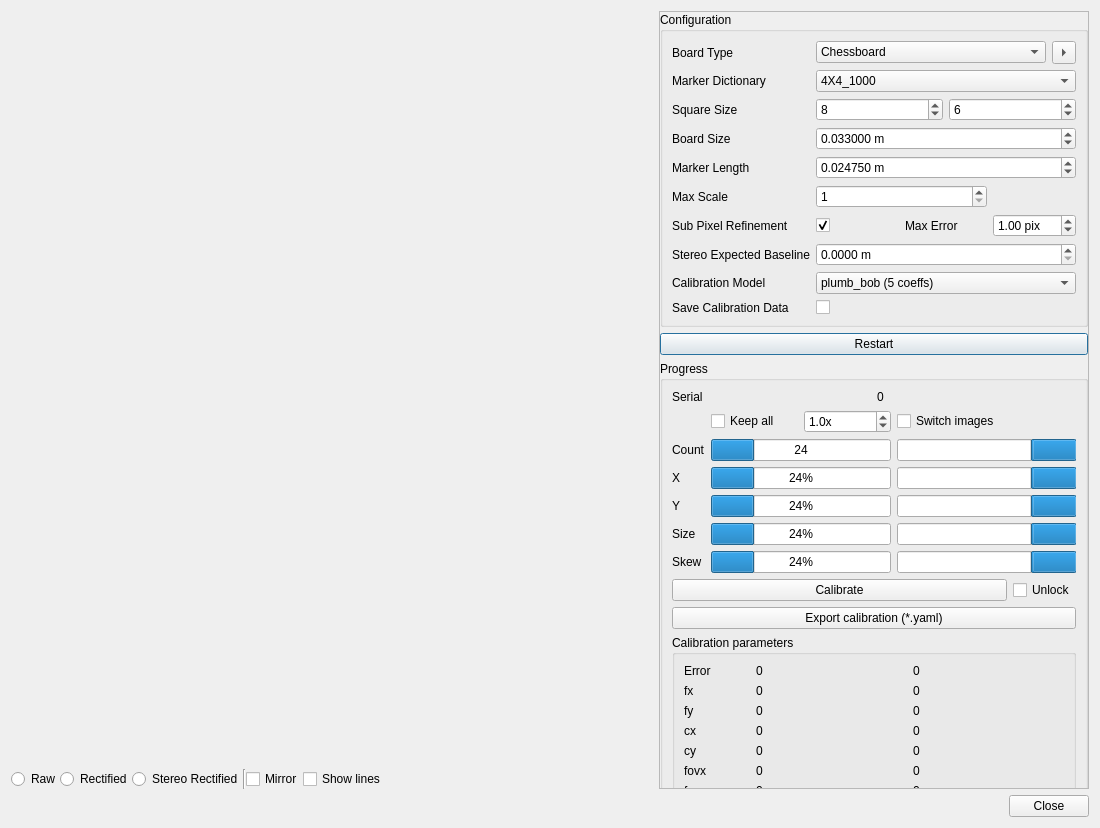
<?xml version="1.0" encoding="UTF-8"?>
<ui version="4.0">
 <class>calibrationDialog</class>
 <widget class="QDialog" name="calibrationDialog">
  <property name="geometry">
   <rect>
    <x>0</x>
    <y>0</y>
    <width>1100</width>
    <height>828</height>
   </rect>
  </property>
  <property name="windowTitle">
   <string>Dialog</string>
  </property>
  <layout class="QVBoxLayout" name="verticalLayout_5">
   <item>
    <layout class="QHBoxLayout" name="horizontalLayout_4" stretch="1,0">
     <item>
      <layout class="QVBoxLayout" name="verticalLayout_4">
       <property name="spacing">
        <number>0</number>
       </property>
       <item>
        <layout class="QHBoxLayout" name="horizontalLayout_3">
         <property name="spacing">
          <number>0</number>
         </property>
         <item>
          <layout class="QVBoxLayout" name="verticalLayout_2" stretch="0,1">
           <property name="spacing">
            <number>0</number>
           </property>
           <item>
            <widget class="QLabel" name="label_left">
             <property name="text">
              <string/>
             </property>
             <property name="alignment">
              <set>Qt::AlignCenter</set>
             </property>
            </widget>
           </item>
           <item>
            <widget class="UImageView" name="image_view" native="true"/>
           </item>
          </layout>
         </item>
         <item>
          <layout class="QVBoxLayout" name="verticalLayout_3" stretch="0,1">
           <property name="spacing">
            <number>0</number>
           </property>
           <item>
            <widget class="QLabel" name="label_right">
             <property name="text">
              <string/>
             </property>
             <property name="alignment">
              <set>Qt::AlignCenter</set>
             </property>
            </widget>
           </item>
           <item>
            <widget class="UImageView" name="image_view_2" native="true"/>
           </item>
          </layout>
         </item>
        </layout>
       </item>
       <item>
        <layout class="QHBoxLayout" name="horizontalLayout_2">
         <item>
          <widget class="QRadioButton" name="radioButton_raw">
           <property name="text">
            <string>Raw</string>
           </property>
          </widget>
         </item>
         <item>
          <widget class="QRadioButton" name="radioButton_rectified">
           <property name="text">
            <string>Rectified</string>
           </property>
          </widget>
         </item>
         <item>
          <widget class="QRadioButton" name="radioButton_stereoRectified">
           <property name="text">
            <string>Stereo Rectified</string>
           </property>
          </widget>
         </item>
         <item>
          <widget class="Line" name="line">
           <property name="orientation">
            <enum>Qt::Vertical</enum>
           </property>
          </widget>
         </item>
         <item>
          <widget class="QCheckBox" name="checkBox_mirror">
           <property name="text">
            <string>Mirror</string>
           </property>
          </widget>
         </item>
         <item>
          <widget class="QCheckBox" name="checkBox_showHorizontalLines">
           <property name="text">
            <string>Show lines</string>
           </property>
          </widget>
         </item>
         <item>
          <spacer name="horizontalSpacer">
           <property name="orientation">
            <enum>Qt::Horizontal</enum>
           </property>
           <property name="sizeHint" stdset="0">
            <size>
             <width>40</width>
             <height>20</height>
            </size>
           </property>
          </spacer>
         </item>
        </layout>
       </item>
      </layout>
     </item>
     <item>
      <widget class="QScrollArea" name="scrollArea">
       <property name="verticalScrollBarPolicy">
        <enum>Qt::ScrollBarAlwaysOff</enum>
       </property>
       <property name="horizontalScrollBarPolicy">
        <enum>Qt::ScrollBarAlwaysOff</enum>
       </property>
       <property name="widgetResizable">
        <bool>false</bool>
       </property>
       <widget class="QWidget" name="scrollAreaWidgetContents">
        <property name="geometry">
         <rect>
          <x>0</x>
          <y>0</y>
          <width>428</width>
          <height>1070</height>
         </rect>
        </property>
        <layout class="QVBoxLayout" name="verticalLayout">
         <property name="leftMargin">
          <number>0</number>
         </property>
         <property name="topMargin">
          <number>0</number>
         </property>
         <property name="rightMargin">
          <number>0</number>
         </property>
         <property name="bottomMargin">
          <number>0</number>
         </property>
         <item>
          <widget class="QGroupBox" name="groupBox">
           <property name="title">
            <string>Configuration</string>
           </property>
           <layout class="QGridLayout" name="gridLayout_3">
            <item row="0" column="0">
             <widget class="QLabel" name="label_13">
              <property name="toolTip">
               <string>Number of inner squares on the board</string>
              </property>
              <property name="text">
               <string>Board Type</string>
              </property>
             </widget>
            </item>
            <item row="0" column="2" colspan="3">
             <layout class="QHBoxLayout" name="horizontalLayout_7">
              <item>
               <widget class="QComboBox" name="comboBox_board_type">
                <property name="toolTip">
                 <string>&lt;html&gt;&lt;head/&gt;&lt;body&gt;&lt;p&gt;Legacy setting creates chessboard patterns starting with a white box in the upper left corner if there is an even row count of chessboard boxes, otherwise it starts with a black box. This setting ensures compatibility to patterns created with OpenCV versions prior OpenCV 4.7.0.&lt;/p&gt;&lt;/body&gt;&lt;/html&gt;</string>
                </property>
                <item>
                 <property name="text">
                  <string>Chessboard</string>
                 </property>
                </item>
                <item>
                 <property name="text">
                  <string>ChArUco Board Legacy</string>
                 </property>
                </item>
                <item>
                 <property name="text">
                  <string>ChArUco Board</string>
                 </property>
                </item>
               </widget>
              </item>
              <item>
               <widget class="QToolButton" name="toolButton_generateBoard">
                <property name="toolTip">
                 <string>Generate image of the board</string>
                </property>
                <property name="text">
                 <string>...</string>
                </property>
                <property name="autoRaise">
                 <bool>false</bool>
                </property>
                <property name="arrowType">
                 <enum>Qt::RightArrow</enum>
                </property>
               </widget>
              </item>
             </layout>
            </item>
            <item row="1" column="0">
             <widget class="QLabel" name="label_markerDictionary">
              <property name="toolTip">
               <string>Number of inner squares on the board</string>
              </property>
              <property name="text">
               <string>Marker Dictionary</string>
              </property>
             </widget>
            </item>
            <item row="1" column="2" colspan="3">
             <widget class="QComboBox" name="comboBox_marker_dictionary">
              <property name="currentIndex">
               <number>3</number>
              </property>
              <item>
               <property name="text">
                <string>4X4_50</string>
               </property>
              </item>
              <item>
               <property name="text">
                <string>4X4_100</string>
               </property>
              </item>
              <item>
               <property name="text">
                <string>4X4_250</string>
               </property>
              </item>
              <item>
               <property name="text">
                <string>4X4_1000</string>
               </property>
              </item>
              <item>
               <property name="text">
                <string>5X5_50</string>
               </property>
              </item>
              <item>
               <property name="text">
                <string>5X5_100</string>
               </property>
              </item>
              <item>
               <property name="text">
                <string>5X5_250</string>
               </property>
              </item>
              <item>
               <property name="text">
                <string>5X5_1000</string>
               </property>
              </item>
              <item>
               <property name="text">
                <string>6X6_50</string>
               </property>
              </item>
              <item>
               <property name="text">
                <string>6X6_100</string>
               </property>
              </item>
              <item>
               <property name="text">
                <string>6X6_250</string>
               </property>
              </item>
              <item>
               <property name="text">
                <string>6X6_1000</string>
               </property>
              </item>
              <item>
               <property name="text">
                <string>7X7_50</string>
               </property>
              </item>
              <item>
               <property name="text">
                <string>7X7_100</string>
               </property>
              </item>
              <item>
               <property name="text">
                <string>7X7_250</string>
               </property>
              </item>
              <item>
               <property name="text">
                <string>7X7_1000</string>
               </property>
              </item>
              <item>
               <property name="text">
                <string>ARUCO_ORIGINAL</string>
               </property>
              </item>
              <item>
               <property name="text">
                <string>APRILTAG_16h5</string>
               </property>
              </item>
              <item>
               <property name="text">
                <string>APRILTAG_25h9</string>
               </property>
              </item>
              <item>
               <property name="text">
                <string>APRILTAG_36h10</string>
               </property>
              </item>
              <item>
               <property name="text">
                <string>APRILTAG_36h11</string>
               </property>
              </item>
             </widget>
            </item>
            <item row="2" column="0">
             <widget class="QLabel" name="label_15">
              <property name="toolTip">
               <string/>
              </property>
              <property name="text">
               <string>Square Size</string>
              </property>
             </widget>
            </item>
            <item row="2" column="2" colspan="3">
             <layout class="QHBoxLayout" name="horizontalLayout">
              <item>
               <widget class="QSpinBox" name="spinBox_boardWidth">
                <property name="keyboardTracking">
                 <bool>false</bool>
                </property>
                <property name="minimum">
                 <number>2</number>
                </property>
                <property name="value">
                 <number>8</number>
                </property>
               </widget>
              </item>
              <item>
               <widget class="QSpinBox" name="spinBox_boardHeight">
                <property name="keyboardTracking">
                 <bool>false</bool>
                </property>
                <property name="minimum">
                 <number>2</number>
                </property>
                <property name="value">
                 <number>6</number>
                </property>
               </widget>
              </item>
             </layout>
            </item>
            <item row="3" column="0">
             <widget class="QLabel" name="label_12">
              <property name="toolTip">
               <string>Number of inner squares on the board</string>
              </property>
              <property name="text">
               <string>Board Size</string>
              </property>
             </widget>
            </item>
            <item row="3" column="2" colspan="3">
             <widget class="QDoubleSpinBox" name="doubleSpinBox_squareSize">
              <property name="keyboardTracking">
               <bool>false</bool>
              </property>
              <property name="suffix">
               <string> m</string>
              </property>
              <property name="decimals">
               <number>6</number>
              </property>
              <property name="maximum">
               <double>1.000000000000000</double>
              </property>
              <property name="value">
               <double>0.033000000000000</double>
              </property>
             </widget>
            </item>
            <item row="4" column="0">
             <widget class="QLabel" name="label_markerLength">
              <property name="toolTip">
               <string/>
              </property>
              <property name="text">
               <string>Marker Length</string>
              </property>
             </widget>
            </item>
            <item row="4" column="2" colspan="3">
             <widget class="QDoubleSpinBox" name="doubleSpinBox_markerLength">
              <property name="keyboardTracking">
               <bool>false</bool>
              </property>
              <property name="suffix">
               <string> m</string>
              </property>
              <property name="decimals">
               <number>6</number>
              </property>
              <property name="maximum">
               <double>1.000000000000000</double>
              </property>
              <property name="value">
               <double>0.024750000000000</double>
              </property>
             </widget>
            </item>
            <item row="5" column="0">
             <widget class="QLabel" name="label_22">
              <property name="toolTip">
               <string>If &gt; 1, image is scaled down to help board detection on high definition images</string>
              </property>
              <property name="text">
               <string>Max Scale</string>
              </property>
             </widget>
            </item>
            <item row="5" column="2" colspan="2">
             <widget class="QSpinBox" name="spinBox_maxScale">
              <property name="minimum">
               <number>1</number>
              </property>
              <property name="maximum">
               <number>3</number>
              </property>
              <property name="value">
               <number>1</number>
              </property>
             </widget>
            </item>
            <item row="6" column="0">
             <widget class="QLabel" name="label_stereoBaseline_4">
              <property name="toolTip">
               <string>If &gt; 1, image is scaled down to help board detection on high definition images</string>
              </property>
              <property name="text">
               <string>Sub Pixel Refinement</string>
              </property>
             </widget>
            </item>
            <item row="6" column="2">
             <widget class="QCheckBox" name="checkBox_subpixel_refinement">
              <property name="text">
               <string/>
              </property>
              <property name="checked">
               <bool>true</bool>
              </property>
             </widget>
            </item>
            <item row="6" column="4">
             <widget class="QDoubleSpinBox" name="doubleSpinBox_subpixel_error">
              <property name="toolTip">
               <string>0 means infinity (accept all)</string>
              </property>
              <property name="keyboardTracking">
               <bool>false</bool>
              </property>
              <property name="suffix">
               <string> pix</string>
              </property>
              <property name="decimals">
               <number>2</number>
              </property>
              <property name="minimum">
               <double>0.000000000000000</double>
              </property>
              <property name="maximum">
               <double>9.000000000000000</double>
              </property>
              <property name="singleStep">
               <double>0.100000000000000</double>
              </property>
              <property name="value">
               <double>1.000000000000000</double>
              </property>
             </widget>
            </item>
            <item row="7" column="0">
             <widget class="QLabel" name="label_stereoBaseline">
              <property name="toolTip">
               <string>If &gt; 1, image is scaled down to help board detection on high definition images</string>
              </property>
              <property name="text">
               <string>Stereo Expected Baseline</string>
              </property>
             </widget>
            </item>
            <item row="7" column="2" colspan="3">
             <widget class="QDoubleSpinBox" name="doubleSpinBox_stereoBaseline">
              <property name="toolTip">
               <string>If you know the exact baseline of the stereo cameras, you can set it here in case the square size is not super accurate.</string>
              </property>
              <property name="suffix">
               <string> m</string>
              </property>
              <property name="decimals">
               <number>4</number>
              </property>
              <property name="maximum">
               <double>10.000000000000000</double>
              </property>
              <property name="value">
               <double>0.000000000000000</double>
              </property>
             </widget>
            </item>
            <item row="8" column="0">
             <widget class="QLabel" name="label_stereoBaseline_2">
              <property name="toolTip">
               <string>If &gt; 1, image is scaled down to help board detection on high definition images</string>
              </property>
              <property name="text">
               <string>Calibration Model</string>
              </property>
             </widget>
            </item>
            <item row="8" column="2" colspan="3">
             <widget class="QComboBox" name="comboBox_calib_model">
              <property name="currentIndex">
               <number>1</number>
              </property>
              <item>
               <property name="text">
                <string>fisheye (4 coeffs)</string>
               </property>
              </item>
              <item>
               <property name="text">
                <string>plumb_bob (5 coeffs)</string>
               </property>
              </item>
              <item>
               <property name="text">
                <string>rational (8 coeffs)</string>
               </property>
              </item>
             </widget>
            </item>
            <item row="9" column="0">
             <widget class="QLabel" name="label_stereoBaseline_3">
              <property name="toolTip">
               <string>If &gt; 1, image is scaled down to help board detection on high definition images</string>
              </property>
              <property name="text">
               <string>Save Calibration Data</string>
              </property>
             </widget>
            </item>
            <item row="9" column="2">
             <widget class="QCheckBox" name="checkBox_saveCalibrationData">
              <property name="text">
               <string/>
              </property>
             </widget>
            </item>
            <item row="6" column="3">
             <widget class="QLabel" name="label_stereoBaseline_5">
              <property name="toolTip">
               <string>If &gt; 1, image is scaled down to help board detection on high definition images</string>
              </property>
              <property name="text">
               <string>Max Error</string>
              </property>
             </widget>
            </item>
           </layout>
          </widget>
         </item>
         <item>
          <widget class="QPushButton" name="pushButton_restart">
           <property name="text">
            <string>Restart</string>
           </property>
          </widget>
         </item>
         <item>
          <widget class="QGroupBox" name="groupBox_progress">
           <property name="title">
            <string>Progress</string>
           </property>
           <layout class="QVBoxLayout" name="verticalLayout_6">
            <item>
             <layout class="QHBoxLayout" name="horizontalLayout_6">
              <item>
               <widget class="QLabel" name="label_19">
                <property name="text">
                 <string>Serial</string>
                </property>
               </widget>
              </item>
              <item>
               <widget class="QLabel" name="label_serial">
                <property name="text">
                 <string>0</string>
                </property>
                <property name="textInteractionFlags">
                 <set>Qt::LinksAccessibleByMouse|Qt::TextSelectableByMouse</set>
                </property>
               </widget>
              </item>
             </layout>
            </item>
            <item>
             <layout class="QGridLayout" name="gridLayout">
              <item row="0" column="1">
               <layout class="QHBoxLayout" name="horizontalLayout_8">
                <item>
                 <widget class="QCheckBox" name="checkBox_keep_all">
                  <property name="text">
                   <string>Keep all</string>
                  </property>
                 </widget>
                </item>
                <item>
                 <widget class="QDoubleSpinBox" name="doubleSpinBox_sample_factor">
                  <property name="toolTip">
                   <string>Sample factor to adjust how often a new sample is added. The larger the factor is, less samples are generated.</string>
                  </property>
                  <property name="keyboardTracking">
                   <bool>false</bool>
                  </property>
                  <property name="suffix">
                   <string>x</string>
                  </property>
                  <property name="decimals">
                   <number>1</number>
                  </property>
                  <property name="minimum">
                   <double>0.100000000000000</double>
                  </property>
                  <property name="maximum">
                   <double>9.900000000000000</double>
                  </property>
                  <property name="singleStep">
                   <double>0.100000000000000</double>
                  </property>
                  <property name="value">
                   <double>1.000000000000000</double>
                  </property>
                 </widget>
                </item>
               </layout>
              </item>
              <item row="0" column="2">
               <widget class="QCheckBox" name="checkBox_switchImages">
                <property name="text">
                 <string>Switch images</string>
                </property>
               </widget>
              </item>
              <item row="1" column="0">
               <widget class="QLabel" name="label_5">
                <property name="text">
                 <string>Count</string>
                </property>
               </widget>
              </item>
              <item row="1" column="1">
               <widget class="QProgressBar" name="progressBar_count">
                <property name="value">
                 <number>24</number>
                </property>
                <property name="format">
                 <string>%p</string>
                </property>
               </widget>
              </item>
              <item row="1" column="2">
               <widget class="QProgressBar" name="progressBar_count_2">
                <property name="value">
                 <number>24</number>
                </property>
                <property name="invertedAppearance">
                 <bool>true</bool>
                </property>
                <property name="format">
                 <string>%p</string>
                </property>
               </widget>
              </item>
              <item row="2" column="0">
               <widget class="QLabel" name="label">
                <property name="text">
                 <string>X</string>
                </property>
               </widget>
              </item>
              <item row="2" column="1">
               <widget class="QProgressBar" name="progressBar_x">
                <property name="value">
                 <number>24</number>
                </property>
                <property name="format">
                 <string>%p%</string>
                </property>
               </widget>
              </item>
              <item row="2" column="2">
               <widget class="QProgressBar" name="progressBar_x_2">
                <property name="value">
                 <number>24</number>
                </property>
                <property name="invertedAppearance">
                 <bool>true</bool>
                </property>
                <property name="textDirection">
                 <enum>QProgressBar::TopToBottom</enum>
                </property>
                <property name="format">
                 <string>%p%</string>
                </property>
               </widget>
              </item>
              <item row="3" column="0">
               <widget class="QLabel" name="label_2">
                <property name="text">
                 <string>Y</string>
                </property>
               </widget>
              </item>
              <item row="3" column="1">
               <widget class="QProgressBar" name="progressBar_y">
                <property name="value">
                 <number>24</number>
                </property>
               </widget>
              </item>
              <item row="3" column="2">
               <widget class="QProgressBar" name="progressBar_y_2">
                <property name="value">
                 <number>24</number>
                </property>
                <property name="invertedAppearance">
                 <bool>true</bool>
                </property>
               </widget>
              </item>
              <item row="4" column="0">
               <widget class="QLabel" name="label_3">
                <property name="text">
                 <string>Size</string>
                </property>
               </widget>
              </item>
              <item row="4" column="1">
               <widget class="QProgressBar" name="progressBar_size">
                <property name="value">
                 <number>24</number>
                </property>
               </widget>
              </item>
              <item row="4" column="2">
               <widget class="QProgressBar" name="progressBar_size_2">
                <property name="value">
                 <number>24</number>
                </property>
                <property name="invertedAppearance">
                 <bool>true</bool>
                </property>
               </widget>
              </item>
              <item row="5" column="0">
               <widget class="QLabel" name="label_4">
                <property name="text">
                 <string>Skew</string>
                </property>
               </widget>
              </item>
              <item row="5" column="1">
               <widget class="QProgressBar" name="progressBar_skew">
                <property name="value">
                 <number>24</number>
                </property>
               </widget>
              </item>
              <item row="5" column="2">
               <widget class="QProgressBar" name="progressBar_skew_2">
                <property name="value">
                 <number>24</number>
                </property>
                <property name="invertedAppearance">
                 <bool>true</bool>
                </property>
               </widget>
              </item>
             </layout>
            </item>
            <item>
             <layout class="QHBoxLayout" name="horizontalLayout_5" stretch="1,0">
              <item>
               <widget class="QPushButton" name="pushButton_calibrate">
                <property name="text">
                 <string>Calibrate</string>
                </property>
               </widget>
              </item>
              <item>
               <widget class="QCheckBox" name="checkBox_unlock">
                <property name="text">
                 <string>Unlock</string>
                </property>
               </widget>
              </item>
             </layout>
            </item>
            <item>
             <widget class="QPushButton" name="pushButton_save">
              <property name="text">
               <string>Export calibration (*.yaml)</string>
              </property>
             </widget>
            </item>
            <item>
             <widget class="QGroupBox" name="groupBox_3">
              <property name="title">
               <string>Calibration parameters</string>
              </property>
              <layout class="QGridLayout" name="gridLayout_2">
               <item row="9" column="1">
                <widget class="QLineEdit" name="lineEdit_D">
                 <property name="readOnly">
                  <bool>true</bool>
                 </property>
                </widget>
               </item>
               <item row="10" column="0">
                <widget class="QLabel" name="label_17">
                 <property name="toolTip">
                  <string>Distorsion coefficients</string>
                 </property>
                 <property name="text">
                  <string>R</string>
                 </property>
                </widget>
               </item>
               <item row="8" column="2">
                <widget class="QLineEdit" name="lineEdit_K_2">
                 <property name="readOnly">
                  <bool>true</bool>
                 </property>
                </widget>
               </item>
               <item row="5" column="1">
                <widget class="QLabel" name="label_fovx">
                 <property name="toolTip">
                  <string>Deg</string>
                 </property>
                 <property name="text">
                  <string>0</string>
                 </property>
                 <property name="textInteractionFlags">
                  <set>Qt::LinksAccessibleByMouse|Qt::TextSelectableByMouse</set>
                 </property>
                </widget>
               </item>
               <item row="4" column="0">
                <widget class="QLabel" name="label_11">
                 <property name="text">
                  <string>cy</string>
                 </property>
                </widget>
               </item>
               <item row="11" column="0">
                <widget class="QLabel" name="label_18">
                 <property name="toolTip">
                  <string>Distorsion coefficients</string>
                 </property>
                 <property name="text">
                  <string>P</string>
                 </property>
                </widget>
               </item>
               <item row="1" column="0">
                <widget class="QLabel" name="label_8">
                 <property name="text">
                  <string>fx</string>
                 </property>
                </widget>
               </item>
               <item row="6" column="2">
                <widget class="QLabel" name="label_fovy_2">
                 <property name="toolTip">
                  <string>Deg</string>
                 </property>
                 <property name="text">
                  <string>0</string>
                 </property>
                 <property name="textInteractionFlags">
                  <set>Qt::LinksAccessibleByMouse|Qt::TextSelectableByMouse</set>
                 </property>
                </widget>
               </item>
               <item row="4" column="1">
                <widget class="QLabel" name="label_cy">
                 <property name="text">
                  <string>0</string>
                 </property>
                 <property name="textInteractionFlags">
                  <set>Qt::LinksAccessibleByMouse|Qt::TextSelectableByMouse</set>
                 </property>
                </widget>
               </item>
               <item row="10" column="2">
                <widget class="QLineEdit" name="lineEdit_R_2">
                 <property name="readOnly">
                  <bool>true</bool>
                 </property>
                </widget>
               </item>
               <item row="8" column="0">
                <widget class="QLabel" name="label_6">
                 <property name="toolTip">
                  <string>Camera matrix</string>
                 </property>
                 <property name="text">
                  <string>K</string>
                 </property>
                </widget>
               </item>
               <item row="5" column="0">
                <widget class="QLabel" name="label_16">
                 <property name="toolTip">
                  <string>Avg. reproduction error</string>
                 </property>
                 <property name="text">
                  <string>fovx</string>
                 </property>
                </widget>
               </item>
               <item row="10" column="1">
                <widget class="QLineEdit" name="lineEdit_R">
                 <property name="readOnly">
                  <bool>true</bool>
                 </property>
                </widget>
               </item>
               <item row="7" column="0">
                <widget class="QLabel" name="label_baseline_name">
                 <property name="toolTip">
                  <string>Stereo</string>
                 </property>
                 <property name="text">
                  <string>Baseline/Err</string>
                 </property>
                </widget>
               </item>
               <item row="1" column="1">
                <widget class="QLabel" name="label_fx">
                 <property name="text">
                  <string>0</string>
                 </property>
                 <property name="textInteractionFlags">
                  <set>Qt::LinksAccessibleByMouse|Qt::TextSelectableByMouse</set>
                 </property>
                </widget>
               </item>
               <item row="3" column="0">
                <widget class="QLabel" name="label_10">
                 <property name="text">
                  <string>cx</string>
                 </property>
                </widget>
               </item>
               <item row="2" column="0">
                <widget class="QLabel" name="label_9">
                 <property name="text">
                  <string>fy</string>
                 </property>
                </widget>
               </item>
               <item row="4" column="2">
                <widget class="QLabel" name="label_cy_2">
                 <property name="text">
                  <string>0</string>
                 </property>
                 <property name="textInteractionFlags">
                  <set>Qt::LinksAccessibleByMouse|Qt::TextSelectableByMouse</set>
                 </property>
                </widget>
               </item>
               <item row="9" column="2">
                <widget class="QLineEdit" name="lineEdit_D_2">
                 <property name="readOnly">
                  <bool>true</bool>
                 </property>
                </widget>
               </item>
               <item row="9" column="0">
                <widget class="QLabel" name="label_7">
                 <property name="toolTip">
                  <string>Distorsion coefficients</string>
                 </property>
                 <property name="text">
                  <string>D</string>
                 </property>
                </widget>
               </item>
               <item row="11" column="1">
                <widget class="QLineEdit" name="lineEdit_P">
                 <property name="readOnly">
                  <bool>true</bool>
                 </property>
                </widget>
               </item>
               <item row="3" column="2">
                <widget class="QLabel" name="label_cx_2">
                 <property name="text">
                  <string>0</string>
                 </property>
                 <property name="textInteractionFlags">
                  <set>Qt::LinksAccessibleByMouse|Qt::TextSelectableByMouse</set>
                 </property>
                </widget>
               </item>
               <item row="11" column="2">
                <widget class="QLineEdit" name="lineEdit_P_2">
                 <property name="readOnly">
                  <bool>true</bool>
                 </property>
                </widget>
               </item>
               <item row="2" column="2">
                <widget class="QLabel" name="label_fy_2">
                 <property name="text">
                  <string>0</string>
                 </property>
                 <property name="textInteractionFlags">
                  <set>Qt::LinksAccessibleByMouse|Qt::TextSelectableByMouse</set>
                 </property>
                </widget>
               </item>
               <item row="3" column="1">
                <widget class="QLabel" name="label_cx">
                 <property name="text">
                  <string>0</string>
                 </property>
                 <property name="textInteractionFlags">
                  <set>Qt::LinksAccessibleByMouse|Qt::TextSelectableByMouse</set>
                 </property>
                </widget>
               </item>
               <item row="8" column="1">
                <widget class="QLineEdit" name="lineEdit_K">
                 <property name="readOnly">
                  <bool>true</bool>
                 </property>
                </widget>
               </item>
               <item row="1" column="2">
                <widget class="QLabel" name="label_fx_2">
                 <property name="text">
                  <string>0</string>
                 </property>
                 <property name="textInteractionFlags">
                  <set>Qt::LinksAccessibleByMouse|Qt::TextSelectableByMouse</set>
                 </property>
                </widget>
               </item>
               <item row="6" column="1">
                <widget class="QLabel" name="label_fovy">
                 <property name="toolTip">
                  <string>Deg</string>
                 </property>
                 <property name="text">
                  <string>0</string>
                 </property>
                 <property name="textInteractionFlags">
                  <set>Qt::LinksAccessibleByMouse|Qt::TextSelectableByMouse</set>
                 </property>
                </widget>
               </item>
               <item row="2" column="1">
                <widget class="QLabel" name="label_fy">
                 <property name="text">
                  <string>0</string>
                 </property>
                 <property name="textInteractionFlags">
                  <set>Qt::LinksAccessibleByMouse|Qt::TextSelectableByMouse</set>
                 </property>
                </widget>
               </item>
               <item row="6" column="0">
                <widget class="QLabel" name="label_23">
                 <property name="toolTip">
                  <string>Avg. reproduction error</string>
                 </property>
                 <property name="text">
                  <string>fovy</string>
                 </property>
                </widget>
               </item>
               <item row="5" column="2">
                <widget class="QLabel" name="label_fovx_2">
                 <property name="toolTip">
                  <string>Deg</string>
                 </property>
                 <property name="text">
                  <string>0</string>
                 </property>
                 <property name="textInteractionFlags">
                  <set>Qt::LinksAccessibleByMouse|Qt::TextSelectableByMouse</set>
                 </property>
                </widget>
               </item>
               <item row="0" column="0">
                <widget class="QLabel" name="label_14">
                 <property name="toolTip">
                  <string>Avg. reproduction error</string>
                 </property>
                 <property name="text">
                  <string>Error</string>
                 </property>
                </widget>
               </item>
               <item row="0" column="1">
                <widget class="QLabel" name="label_error">
                 <property name="text">
                  <string>0</string>
                 </property>
                </widget>
               </item>
               <item row="0" column="2">
                <widget class="QLabel" name="label_error_2">
                 <property name="text">
                  <string>0</string>
                 </property>
                </widget>
               </item>
               <item row="7" column="1">
                <widget class="QLabel" name="label_baseline">
                 <property name="text">
                  <string>0</string>
                 </property>
                 <property name="textInteractionFlags">
                  <set>Qt::LinksAccessibleByMouse|Qt::TextSelectableByMouse</set>
                 </property>
                </widget>
               </item>
               <item row="7" column="2">
                <widget class="QLabel" name="label_stereoError">
                 <property name="text">
                  <string>0</string>
                 </property>
                 <property name="textInteractionFlags">
                  <set>Qt::LinksAccessibleByMouse|Qt::TextSelectableByMouse</set>
                 </property>
                </widget>
               </item>
              </layout>
             </widget>
            </item>
           </layout>
          </widget>
         </item>
         <item>
          <spacer name="verticalSpacer">
           <property name="orientation">
            <enum>Qt::Vertical</enum>
           </property>
           <property name="sizeHint" stdset="0">
            <size>
             <width>20</width>
             <height>40</height>
            </size>
           </property>
          </spacer>
         </item>
        </layout>
       </widget>
      </widget>
     </item>
    </layout>
   </item>
   <item>
    <widget class="QDialogButtonBox" name="buttonBox">
     <property name="standardButtons">
      <set>QDialogButtonBox::Close</set>
     </property>
    </widget>
   </item>
  </layout>
 </widget>
 <customwidgets>
  <customwidget>
   <class>UImageView</class>
   <extends>QWidget</extends>
   <header>rtabmap/utilite/UImageView.h</header>
   <container>1</container>
  </customwidget>
 </customwidgets>
 <resources/>
 <connections/>
</ui>
